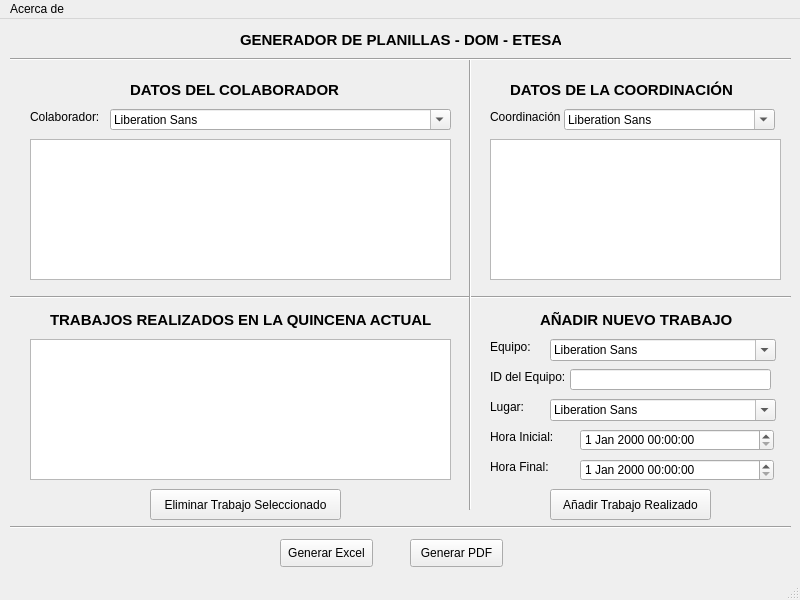
<?xml version="1.0" encoding="UTF-8"?>
<ui version="4.0">
 <class>mainWindow</class>
 <widget class="QMainWindow" name="mainWindow">
  <property name="geometry">
   <rect>
    <x>0</x>
    <y>0</y>
    <width>800</width>
    <height>600</height>
   </rect>
  </property>
  <property name="mouseTracking">
   <bool>false</bool>
  </property>
  <property name="windowTitle">
   <string>Generador de Planillas - Dirección de Operaciones y Mantenimiento</string>
  </property>
  <property name="autoFillBackground">
   <bool>false</bool>
  </property>
  <widget class="QWidget" name="centralwidget">
   <widget class="QPushButton" name="pushButtonExcelCreator">
    <property name="geometry">
     <rect>
      <x>280</x>
      <y>520</y>
      <width>93</width>
      <height>28</height>
     </rect>
    </property>
    <property name="text">
     <string>Generar Excel</string>
    </property>
   </widget>
   <widget class="QPushButton" name="pushButtonPDFCreator">
    <property name="geometry">
     <rect>
      <x>410</x>
      <y>520</y>
      <width>93</width>
      <height>28</height>
     </rect>
    </property>
    <property name="text">
     <string>Generar PDF</string>
    </property>
   </widget>
   <widget class="QDateTimeEdit" name="dateTimeEditInit">
    <property name="geometry">
     <rect>
      <x>580</x>
      <y>410</y>
      <width>194</width>
      <height>22</height>
     </rect>
    </property>
   </widget>
   <widget class="QDateTimeEdit" name="dateTimeEditEnd">
    <property name="geometry">
     <rect>
      <x>580</x>
      <y>440</y>
      <width>194</width>
      <height>22</height>
     </rect>
    </property>
   </widget>
   <widget class="QFontComboBox" name="fontComboBoxEquipos">
    <property name="geometry">
     <rect>
      <x>550</x>
      <y>320</y>
      <width>226</width>
      <height>22</height>
     </rect>
    </property>
   </widget>
   <widget class="QLineEdit" name="lineEditNameID">
    <property name="geometry">
     <rect>
      <x>570</x>
      <y>350</y>
      <width>201</width>
      <height>21</height>
     </rect>
    </property>
    <property name="font">
     <font>
      <family>MS Shell Dlg 2</family>
     </font>
    </property>
   </widget>
   <widget class="QLabel" name="label">
    <property name="geometry">
     <rect>
      <x>490</x>
      <y>320</y>
      <width>55</width>
      <height>16</height>
     </rect>
    </property>
    <property name="text">
     <string>Equipo:</string>
    </property>
   </widget>
   <widget class="QLabel" name="label_2">
    <property name="geometry">
     <rect>
      <x>490</x>
      <y>410</y>
      <width>91</width>
      <height>16</height>
     </rect>
    </property>
    <property name="text">
     <string>Hora Inicial:</string>
    </property>
   </widget>
   <widget class="QLabel" name="label_3">
    <property name="geometry">
     <rect>
      <x>490</x>
      <y>440</y>
      <width>91</width>
      <height>16</height>
     </rect>
    </property>
    <property name="text">
     <string>Hora Final:</string>
    </property>
   </widget>
   <widget class="QFontComboBox" name="fontComboBoxPlace">
    <property name="geometry">
     <rect>
      <x>550</x>
      <y>380</y>
      <width>226</width>
      <height>22</height>
     </rect>
    </property>
   </widget>
   <widget class="QLabel" name="label_4">
    <property name="geometry">
     <rect>
      <x>490</x>
      <y>380</y>
      <width>55</width>
      <height>16</height>
     </rect>
    </property>
    <property name="text">
     <string>Lugar:</string>
    </property>
   </widget>
   <widget class="QLabel" name="label_5">
    <property name="geometry">
     <rect>
      <x>490</x>
      <y>350</y>
      <width>91</width>
      <height>16</height>
     </rect>
    </property>
    <property name="text">
     <string>ID del Equipo:</string>
    </property>
   </widget>
   <widget class="QPushButton" name="pushButtonAddWork">
    <property name="geometry">
     <rect>
      <x>550</x>
      <y>470</y>
      <width>161</width>
      <height>31</height>
     </rect>
    </property>
    <property name="text">
     <string>Añadir Trabajo Realizado</string>
    </property>
   </widget>
   <widget class="QTableView" name="tableViewWorks">
    <property name="geometry">
     <rect>
      <x>30</x>
      <y>320</y>
      <width>421</width>
      <height>141</height>
     </rect>
    </property>
   </widget>
   <widget class="QPushButton" name="pushButton">
    <property name="geometry">
     <rect>
      <x>150</x>
      <y>470</y>
      <width>191</width>
      <height>31</height>
     </rect>
    </property>
    <property name="text">
     <string>Eliminar Trabajo Seleccionado</string>
    </property>
   </widget>
   <widget class="QLabel" name="label_6">
    <property name="geometry">
     <rect>
      <x>30</x>
      <y>90</y>
      <width>71</width>
      <height>16</height>
     </rect>
    </property>
    <property name="text">
     <string>Colaborador:</string>
    </property>
   </widget>
   <widget class="QLabel" name="label_7">
    <property name="geometry">
     <rect>
      <x>490</x>
      <y>90</y>
      <width>71</width>
      <height>16</height>
     </rect>
    </property>
    <property name="text">
     <string>Coordinación:</string>
    </property>
   </widget>
   <widget class="QFontComboBox" name="fontComboBoxColaborator">
    <property name="geometry">
     <rect>
      <x>110</x>
      <y>90</y>
      <width>341</width>
      <height>21</height>
     </rect>
    </property>
   </widget>
   <widget class="QFontComboBox" name="fontComboBoxCoordination">
    <property name="geometry">
     <rect>
      <x>564</x>
      <y>90</y>
      <width>211</width>
      <height>21</height>
     </rect>
    </property>
   </widget>
   <widget class="QListView" name="listViewColaborator">
    <property name="geometry">
     <rect>
      <x>30</x>
      <y>120</y>
      <width>421</width>
      <height>141</height>
     </rect>
    </property>
   </widget>
   <widget class="QListView" name="listViewCoordination">
    <property name="geometry">
     <rect>
      <x>490</x>
      <y>120</y>
      <width>291</width>
      <height>141</height>
     </rect>
    </property>
   </widget>
   <widget class="Line" name="line">
    <property name="geometry">
     <rect>
      <x>10</x>
      <y>270</y>
      <width>781</width>
      <height>16</height>
     </rect>
    </property>
    <property name="orientation">
     <enum>Qt::Horizontal</enum>
    </property>
   </widget>
   <widget class="QLabel" name="label_8">
    <property name="geometry">
     <rect>
      <x>240</x>
      <y>10</y>
      <width>321</width>
      <height>21</height>
     </rect>
    </property>
    <property name="font">
     <font>
      <pointsize>11</pointsize>
      <weight>75</weight>
      <bold>true</bold>
     </font>
    </property>
    <property name="text">
     <string>GENERADOR DE PLANILLAS - DOM - ETESA</string>
    </property>
   </widget>
   <widget class="QLabel" name="label_9">
    <property name="geometry">
     <rect>
      <x>130</x>
      <y>60</y>
      <width>221</width>
      <height>21</height>
     </rect>
    </property>
    <property name="font">
     <font>
      <pointsize>11</pointsize>
      <weight>75</weight>
      <bold>true</bold>
     </font>
    </property>
    <property name="text">
     <string>DATOS DEL COLABORADOR</string>
    </property>
   </widget>
   <widget class="QLabel" name="label_10">
    <property name="geometry">
     <rect>
      <x>510</x>
      <y>60</y>
      <width>241</width>
      <height>21</height>
     </rect>
    </property>
    <property name="font">
     <font>
      <pointsize>11</pointsize>
      <weight>75</weight>
      <bold>true</bold>
     </font>
    </property>
    <property name="text">
     <string>DATOS DE LA COORDINACIÓN</string>
    </property>
   </widget>
   <widget class="QLabel" name="label_11">
    <property name="geometry">
     <rect>
      <x>50</x>
      <y>290</y>
      <width>391</width>
      <height>21</height>
     </rect>
    </property>
    <property name="font">
     <font>
      <pointsize>11</pointsize>
      <weight>75</weight>
      <bold>true</bold>
     </font>
    </property>
    <property name="text">
     <string>TRABAJOS REALIZADOS EN LA QUINCENA ACTUAL</string>
    </property>
   </widget>
   <widget class="QLabel" name="label_12">
    <property name="geometry">
     <rect>
      <x>540</x>
      <y>290</y>
      <width>221</width>
      <height>21</height>
     </rect>
    </property>
    <property name="font">
     <font>
      <pointsize>11</pointsize>
      <weight>75</weight>
      <bold>true</bold>
     </font>
    </property>
    <property name="text">
     <string>AÑADIR NUEVO TRABAJO</string>
    </property>
   </widget>
   <widget class="Line" name="line_2">
    <property name="geometry">
     <rect>
      <x>10</x>
      <y>500</y>
      <width>781</width>
      <height>16</height>
     </rect>
    </property>
    <property name="orientation">
     <enum>Qt::Horizontal</enum>
    </property>
   </widget>
   <widget class="Line" name="line_3">
    <property name="geometry">
     <rect>
      <x>450</x>
      <y>40</y>
      <width>41</width>
      <height>451</height>
     </rect>
    </property>
    <property name="orientation">
     <enum>Qt::Vertical</enum>
    </property>
   </widget>
   <widget class="Line" name="line_4">
    <property name="geometry">
     <rect>
      <x>10</x>
      <y>30</y>
      <width>781</width>
      <height>20</height>
     </rect>
    </property>
    <property name="orientation">
     <enum>Qt::Horizontal</enum>
    </property>
   </widget>
  </widget>
  <widget class="QMenuBar" name="menubar">
   <property name="geometry">
    <rect>
     <x>0</x>
     <y>0</y>
     <width>800</width>
     <height>21</height>
    </rect>
   </property>
   <widget class="QMenu" name="menuAcerca_de">
    <property name="title">
     <string>Acerca de</string>
    </property>
    <addaction name="separator"/>
    <addaction name="actionGenerador_de_Planillas"/>
    <addaction name="actionCreador_del_Programa"/>
    <addaction name="actionVersi_n"/>
   </widget>
   <addaction name="menuAcerca_de"/>
  </widget>
  <widget class="QStatusBar" name="statusbar"/>
  <action name="actionGenerador_de_Planillas">
   <property name="text">
    <string>Generador de Planillas</string>
   </property>
  </action>
  <action name="actionCreador_del_Programa">
   <property name="text">
    <string>Creador del Programa</string>
   </property>
  </action>
  <action name="actionVersi_n">
   <property name="text">
    <string>Versión</string>
   </property>
  </action>
 </widget>
 <resources/>
 <connections/>
</ui>
